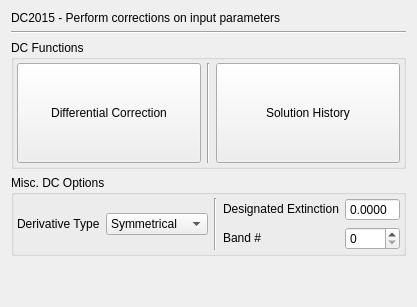
      <widget class="QWidget" name="tab_3">
       <attribute name="title">
        <string>DC2015</string>
       </attribute>
       <layout class="QGridLayout" name="gridLayout_22">
        <item row="5" column="0">
         <spacer name="verticalSpacer_6">
          <property name="orientation">
           <enum>Qt::Vertical</enum>
          </property>
          <property name="sizeHint" stdset="0">
           <size>
            <width>20</width>
            <height>40</height>
           </size>
          </property>
         </spacer>
        </item>
        <item row="3" column="0">
         <widget class="QGroupBox" name="groupBox_14">
          <property name="maximumSize">
           <size>
            <width>16777215</width>
            <height>125</height>
           </size>
          </property>
          <property name="title">
           <string>Misc. DC Options</string>
          </property>
          <layout class="QHBoxLayout" name="horizontalLayout_18">
           <property name="leftMargin">
            <number>3</number>
           </property>
           <property name="topMargin">
            <number>3</number>
           </property>
           <property name="rightMargin">
            <number>3</number>
           </property>
           <property name="bottomMargin">
            <number>3</number>
           </property>
           <item>
            <layout class="QGridLayout" name="gridLayout_24">
             <item row="0" column="0" rowspan="2">
              <widget class="QLabel" name="label_50">
               <property name="sizePolicy">
                <sizepolicy hsizetype="Preferred" vsizetype="Fixed">
                 <horstretch>0</horstretch>
                 <verstretch>0</verstretch>
                </sizepolicy>
               </property>
               <property name="toolTip">
                <string>Carry out solution with asymmetrical or symmetrical derivatives. Symmetrical derivatives are more reliable but take twice as long to compute</string>
               </property>
               <property name="statusTip">
                <string>ISYM</string>
               </property>
               <property name="text">
                <string>Derivative Type</string>
               </property>
              </widget>
             </item>
             <item row="0" column="1" rowspan="2">
              <widget class="QComboBox" name="dc_isym_combobox">
               <property name="sizePolicy">
                <sizepolicy hsizetype="Preferred" vsizetype="Fixed">
                 <horstretch>0</horstretch>
                 <verstretch>0</verstretch>
                </sizepolicy>
               </property>
               <item>
                <property name="text">
                 <string>Symmetrical</string>
                </property>
               </item>
               <item>
                <property name="text">
                 <string>Asymmetrical</string>
                </property>
               </item>
              </widget>
             </item>
             <item row="1" column="3">
              <widget class="QLabel" name="label_39">
               <property name="sizePolicy">
                <sizepolicy hsizetype="Preferred" vsizetype="Fixed">
                 <horstretch>0</horstretch>
                 <verstretch>0</verstretch>
                </sizepolicy>
               </property>
               <property name="toolTip">
                <string>Designated band for interstellar extinction. Set 0 if there isn't one.</string>
               </property>
               <property name="statusTip">
                <string>LINKEXT</string>
               </property>
               <property name="text">
                <string>Band #</string>
               </property>
              </widget>
             </item>
             <item row="0" column="3">
              <widget class="QLabel" name="label_40">
               <property name="sizePolicy">
                <sizepolicy hsizetype="Preferred" vsizetype="Fixed">
                 <horstretch>0</horstretch>
                 <verstretch>0</verstretch>
                </sizepolicy>
               </property>
               <property name="toolTip">
                <string>Interstellar extinction in the designated band, in magnitude</string>
               </property>
               <property name="statusTip">
                <string>DESEXTINC</string>
               </property>
               <property name="text">
                <string>Designated Extinction</string>
               </property>
              </widget>
             </item>
             <item row="0" column="4">
              <widget class="QDoubleSpinBox" name="dc_desextinc_ipt">
               <property name="buttonSymbols">
                <enum>QAbstractSpinBox::NoButtons</enum>
               </property>
               <property name="correctionMode">
                <enum>QAbstractSpinBox::CorrectToNearestValue</enum>
               </property>
               <property name="decimals">
                <number>4</number>
               </property>
               <property name="maximum">
                <double>99.000000000000000</double>
               </property>
              </widget>
             </item>
             <item row="0" column="2" rowspan="2">
              <widget class="Line" name="line">
               <property name="orientation">
                <enum>Qt::Vertical</enum>
               </property>
              </widget>
             </item>
             <item row="1" column="4">
              <widget class="QSpinBox" name="dc_ext_band_spinbox">
               <property name="maximum">
                <number>9</number>
               </property>
              </widget>
             </item>
            </layout>
           </item>
          </layout>
         </widget>
        </item>
        <item row="1" column="0">
         <widget class="Line" name="line_21">
          <property name="sizePolicy">
           <sizepolicy hsizetype="Minimum" vsizetype="Fixed">
            <horstretch>0</horstretch>
            <verstretch>0</verstretch>
           </sizepolicy>
          </property>
          <property name="orientation">
           <enum>Qt::Horizontal</enum>
          </property>
         </widget>
        </item>
        <item row="0" column="0">
         <widget class="QLabel" name="label_141">
          <property name="sizePolicy">
           <sizepolicy hsizetype="Preferred" vsizetype="Fixed">
            <horstretch>0</horstretch>
            <verstretch>0</verstretch>
           </sizepolicy>
          </property>
          <property name="text">
           <string>DC2015 - Perform corrections on input parameters</string>
          </property>
         </widget>
        </item>
        <item row="2" column="0">
         <widget class="QGroupBox" name="groupBox_15">
          <property name="title">
           <string>DC Functions</string>
          </property>
          <layout class="QHBoxLayout" name="horizontalLayout_19">
           <property name="leftMargin">
            <number>3</number>
           </property>
           <property name="topMargin">
            <number>3</number>
           </property>
           <property name="rightMargin">
            <number>3</number>
           </property>
           <property name="bottomMargin">
            <number>3</number>
           </property>
           <item>
            <layout class="QHBoxLayout" name="horizontalLayout_5">
             <item>
              <widget class="QPushButton" name="dc_rundc_btn">
               <property name="sizePolicy">
                <sizepolicy hsizetype="Minimum" vsizetype="Preferred">
                 <horstretch>0</horstretch>
                 <verstretch>0</verstretch>
                </sizepolicy>
               </property>
               <property name="minimumSize">
                <size>
                 <width>0</width>
                 <height>100</height>
                </size>
               </property>
               <property name="maximumSize">
                <size>
                 <width>16777215</width>
                 <height>200</height>
                </size>
               </property>
               <property name="font">
                <font>
                 <weight>50</weight>
                 <italic>false</italic>
                 <bold>false</bold>
                 <underline>false</underline>
                 <strikeout>false</strikeout>
                 <stylestrategy>PreferDefault</stylestrategy>
                 <kerning>true</kerning>
                </font>
               </property>
               <property name="cursor">
                <cursorShape>ArrowCursor</cursorShape>
               </property>
               <property name="toolTip">
                <string>Do differential corrections on input parameters</string>
               </property>
               <property name="text">
                <string>Differential Correction</string>
               </property>
              </widget>
             </item>
             <item>
              <widget class="Line" name="line_7">
               <property name="orientation">
                <enum>Qt::Vertical</enum>
               </property>
              </widget>
             </item>
             <item>
              <widget class="QPushButton" name="dc_history_btn">
               <property name="enabled">
                <bool>true</bool>
               </property>
               <property name="sizePolicy">
                <sizepolicy hsizetype="Minimum" vsizetype="Preferred">
                 <horstretch>0</horstretch>
                 <verstretch>0</verstretch>
                </sizepolicy>
               </property>
               <property name="minimumSize">
                <size>
                 <width>0</width>
                 <height>100</height>
                </size>
               </property>
               <property name="maximumSize">
                <size>
                 <width>16777215</width>
                 <height>200</height>
                </size>
               </property>
               <property name="font">
                <font>
                 <weight>50</weight>
                 <italic>false</italic>
                 <bold>false</bold>
                 <underline>false</underline>
                 <strikeout>false</strikeout>
                 <stylestrategy>PreferDefault</stylestrategy>
                 <kerning>true</kerning>
                </font>
               </property>
               <property name="cursor">
                <cursorShape>ArrowCursor</cursorShape>
               </property>
               <property name="toolTip">
                <string>View differential correction history and plot solutions from each iteration</string>
               </property>
               <property name="text">
                <string>Solution History</string>
               </property>
              </widget>
             </item>
            </layout>
           </item>
          </layout>
         </widget>
        </item>
       </layout>
      </widget>
